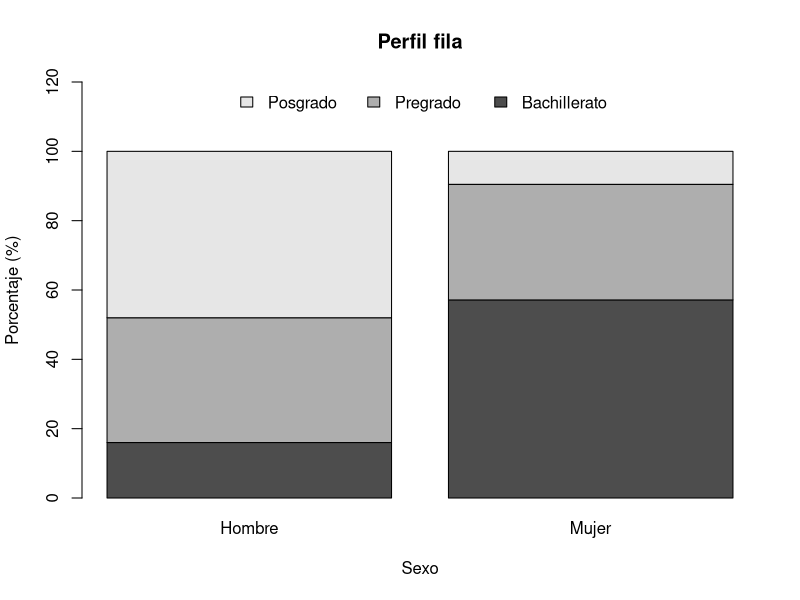
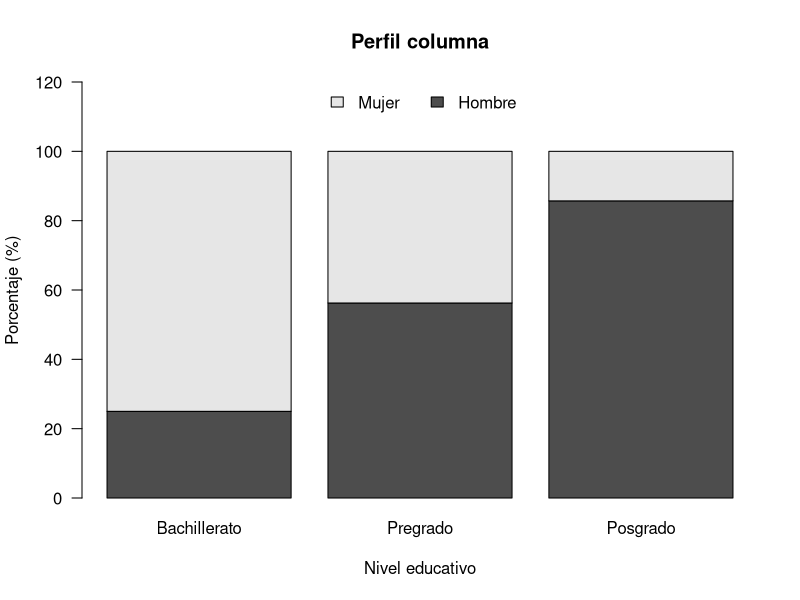

Here is the R script that generated these plots, in order: (Note: this script raises an error after producing the figures.)
# datos
tabla <- rbind(c(4, 9, 12), c(12, 7, 2))
rownames(tabla) <- c("Hombre", "Mujer")
colnames(tabla) <- c("Bachillerato", "Pregrado", "Posgrado")

# agregar totales
addmargins(A = tabla, margin = c(1,2))

# frecuencias relativas
addmargins(A = 100*prop.table(x=tabla), margin = c(1,2))

# perfiles fila
# addmargins(A = 100*prop.table(x = tabla, margin = 1), margin = 2)
pf <- 100*prop.table( x = tabla, margin = 1 )
addmargins(pf, margin = 2)

# perfiles columna
# addmargins(A = 100*prop.table(x = tabla, margin = 1), margin = 2)
pc <- 100*prop.table(x = tabla, margin = 2)
addmargins(A = pf, margin = 1)

# diagrama de barras perfiles fila
barplot(height = t(pf), ylim = c(0,120), legend.text = TRUE, 
        args.legend = list(x = "top", bty = "n", ncol = 3), 
        main = "Perfil fila", xlab = "Sexo", ylab = "Porcentaje (%)")

# diagrama de barras perfiles columna
barplot(height = pc, beside = FALSE, las = 1, ylim = c(0, 120), 
        legend.text = TRUE, args.legend = list(x = "top", bty = "n", ncol = 2), 
        main = "Perfil columna", xlab = "Nivel educativo", ylab = "Porcentaje (%)")

#############################
#  VARIABLES CUANTITATIVAS  #
#############################

# datos
temp <- c(12.3, 13.2, 12.5, 13.1, 12.9, 13.1, 12.4, 12.9, 13.2, 12.3, 12.4, 13.0, 12.5, 
          12.6, 12.8, 12.9, 12.5, 13.1, 13.0, 12.7, 12.2, 13.3, 12.4, 12.3, 12.6)
peso <- c(39.5, 41.0, 39.7, 40.8, 40.7, 41.3, 39.2, 40.4, 41.2, 38.8, 39.4, 40.2, 39.7, 
          39.8, 40.0, 40.3, 39.6, 41.1, 41.3, 40.3, 39.4, 41.1, 39.9, 39.6, 40.2)
# dispersograma
plot(x = edad, y = peso)

# promedios
mean(temp)
mean(peso)

#covarianza
cov(temp, peso)

# otra manera
n <- length(temp)
sum((temp - mean(temp))*(peso-mean(peso)))/(n-1)

################################
#  COEFICIENTE DE CORRELACIÓN  #
################################

# datos
temp <- c(12.3, 13.2, 12.5, 13.1, 12.9, 13.1, 12.4, 12.9, 13.2, 12.3, 12.4, 13.0, 12.5, 
          12.6, 12.8, 12.9, 12.5, 13.1, 13.0, 12.7, 12.2, 13.3, 12.4, 12.3, 12.6)
peso <- c(39.5, 41.0, 39.7, 40.8, 40.7, 41.3, 39.2, 40.4, 41.2, 38.8, 39.4, 40.2, 39.7, 
          39.8, 40.0, 40.3, 39.6, 41.1, 41.3, 40.3, 39.4, 41.1, 39.9, 39.6, 40.2)
# desviaciones estandar
sd(temp)
sd(peso)

# coeficiente de correlacion
cor(temp, peso)

# otra forma
cov(temp, peso)/(sd(temp)*sd(peso))
